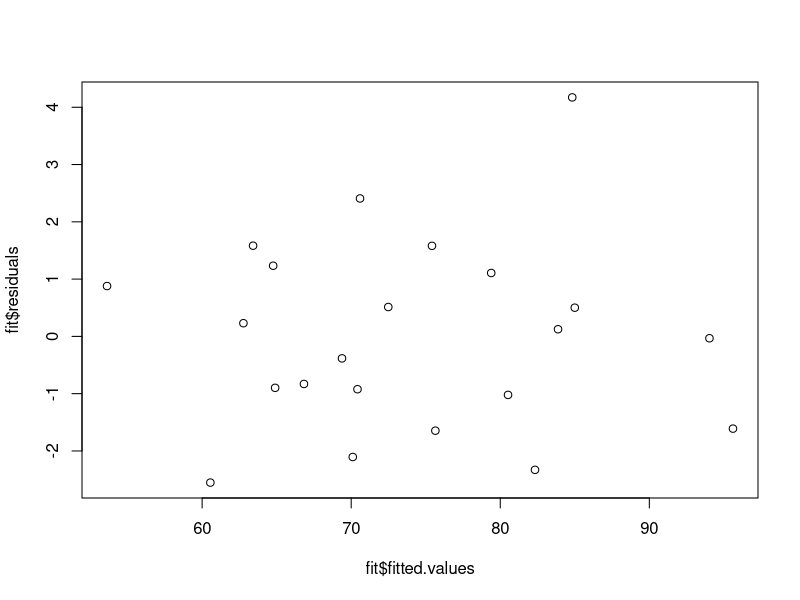
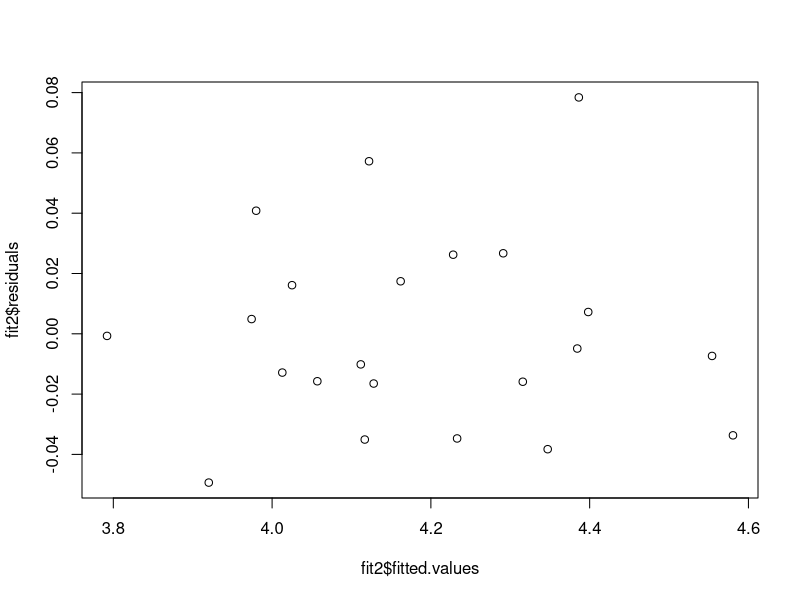
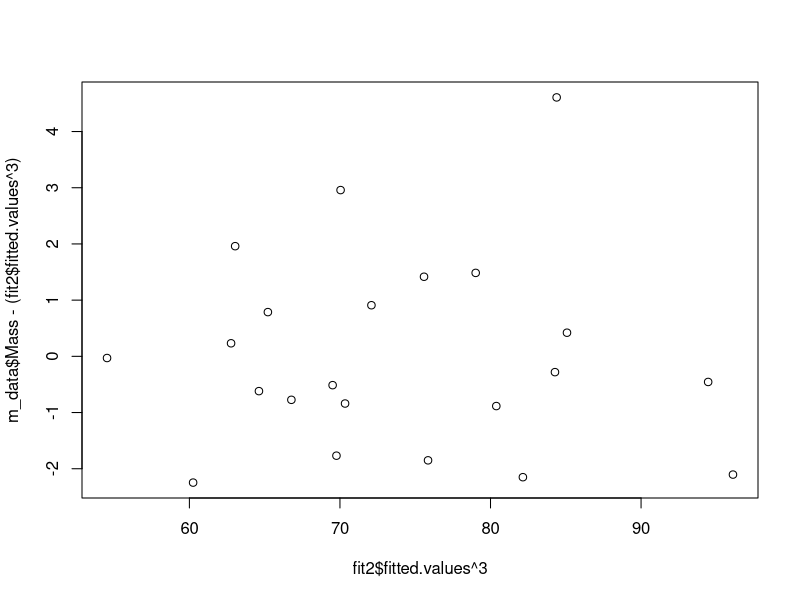

Write R code to recreate these figures, in order.
m_data <- read.table("Physical.txt", sep = '\t', header=TRUE)

#3.1  Mass against all
fit <- lm(Mass ~ . , data=m_data)
print(var(fit$fitted.values)/var(m_data$Mass))  #R-Squared for sanity check
plot(fit$fitted.values, fit$residuals)

# 3.2 Mass cube root against all
fit2 <- lm(Mass ^ (1/3) ~ . , data=m_data)
print(var(fit2$fitted.values)/var(m_data$Mass ^ (1/3)))  #R-Squared for sanity check

# 3.2.a Plot in Cube root coordinates
plot(fit2$fitted.values, fit2$residuals)

#m_data <- cbind(m_data[,-1], m_data[1] ^ (1/3)) #not needed

# 3.2.b Plot in original  coordinates
plot(fit2$fitted.values ^ 3, m_data$Mass -  (fit2$fitted.values ^ 3))